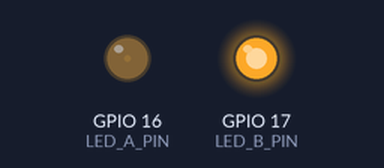
A sketch run on a simulated ESP32. On the bench: output pins drawn as LEDs (lit = HIGH). What the sketch prints to the serial monitor is not drawn.

Above: at 1.05 s.
At 2.15 s:
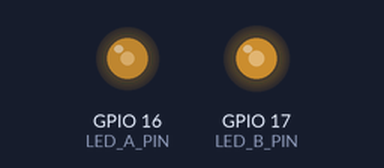
At 3.3 s:
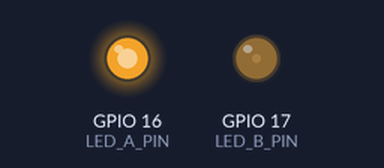
At 5.6 s:
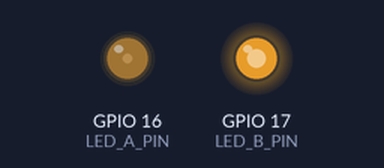
Timing chart, 0 to 7.7 s (numbered marks = the images above):
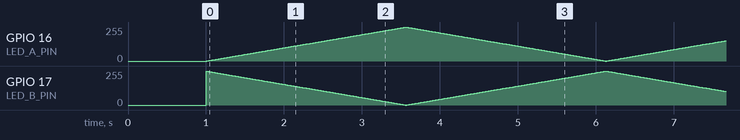

The sketch:

ex06.ino
```cpp
/*
 * 作业6：警车双闪灯效（双通道PWM）
 * 功能：两个LED呈现平滑交替的渐变闪烁效果——灯A变亮时灯B变暗，反之亦然。
 *       模拟警车双闪的柔和过渡版，两个灯光此消彼长，过渡非常柔和。
 * 实现要点：
 *   1. 两个独立PWM通道（ledcAttach / ledcWrite 新版API）
 *   2. "反相"关系：灯A占空比 = duty，灯B占空比 = 255 - duty
 *   3. 平滑渐变，delay 控制过渡速度
 */

// ==================== 引脚定义 ====================
// 使用两个独立GPIO，面包板上各接一个LED（串联220Ω限流电阻）
#define LED_A_PIN  16     // 灯A (红灯)
#define LED_B_PIN  17     // 灯B (蓝灯)

// ==================== PWM 属性 ====================
#define PWM_FREQ        5000   // PWM频率 5000Hz
#define PWM_RESOLUTION  8      // 分辨率 8位 (0~255)

// ==================== 过渡速度 ====================
#define FADE_DELAY_MS  10      // 每步延迟（毫秒），越小越平滑

// ==================== 初始化 ====================
void setup() {
  Serial.begin(115200);
  delay(1000);
  Serial.println("===== 作业6：警车双闪灯效 =====");
  Serial.println("灯A (GPIO16) 与 灯B (GPIO17) 反相渐变闪烁");
  Serial.println();

  // 初始化两个独立PWM通道
  ledcAttach(LED_A_PIN, PWM_FREQ, PWM_RESOLUTION);
  ledcAttach(LED_B_PIN, PWM_FREQ, PWM_RESOLUTION);

  // 初始状态：灯A熄灭，灯B全亮
  ledcWrite(LED_A_PIN, 0);
  ledcWrite(LED_B_PIN, 255);
}

// ==================== 主循环 ====================
void loop() {
  // 阶段1：灯A逐渐变亮 (0 → 255)，灯B逐渐变暗 (255 → 0)
  for (int duty = 0; duty <= 255; duty++) {
    ledcWrite(LED_A_PIN, duty);         // 灯A 变亮
    ledcWrite(LED_B_PIN, 255 - duty);   // 灯B 变暗（反相）
    delay(FADE_DELAY_MS);
  }

  // 阶段2：灯A逐渐变暗 (255 → 0)，灯B逐渐变亮 (0 → 255)
  for (int duty = 255; duty >= 0; duty--) {
    ledcWrite(LED_A_PIN, duty);         // 灯A 变暗
    ledcWrite(LED_B_PIN, 255 - duty);   // 灯B 变亮（反相）
    delay(FADE_DELAY_MS);
  }

  Serial.println("双闪周期完成");
}
```
